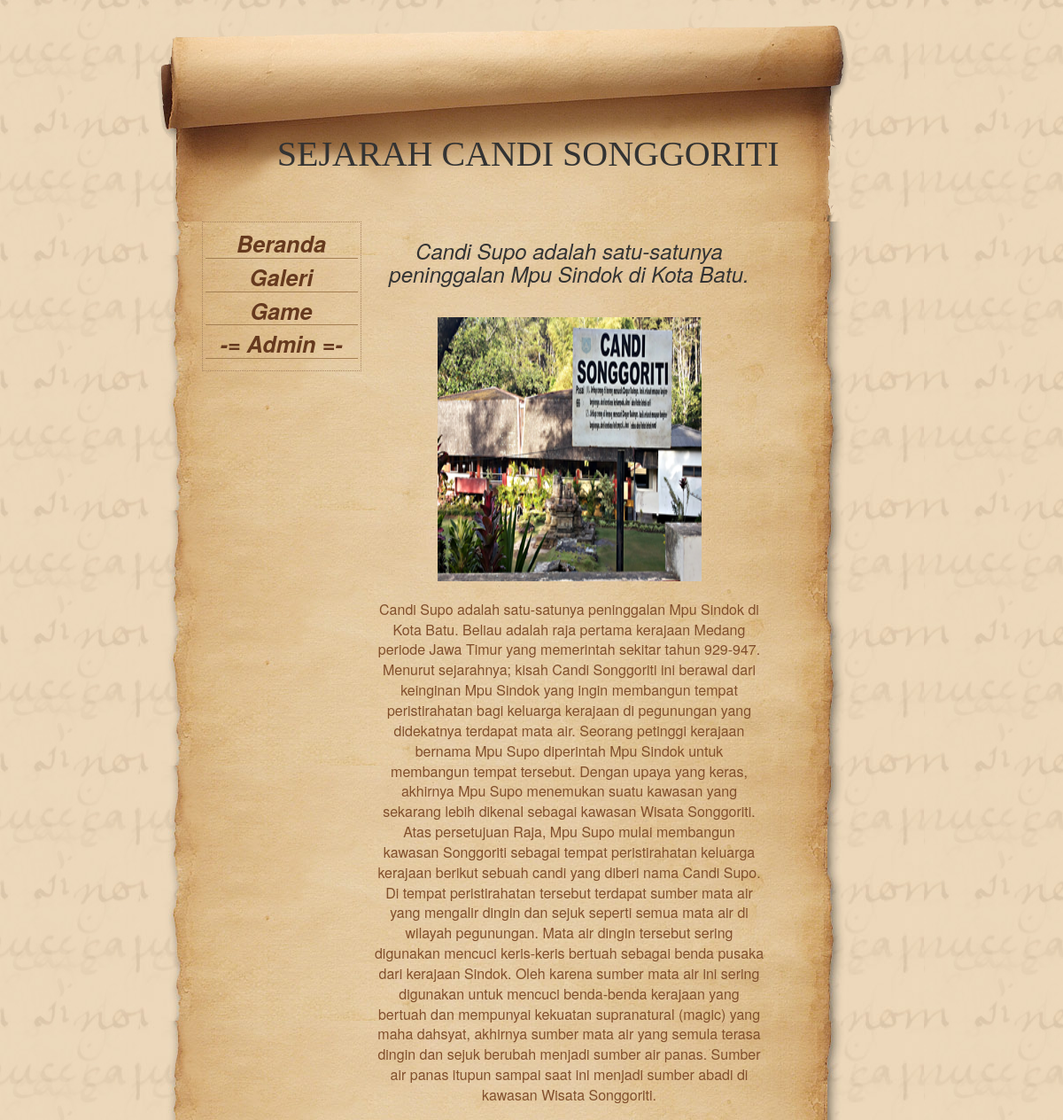
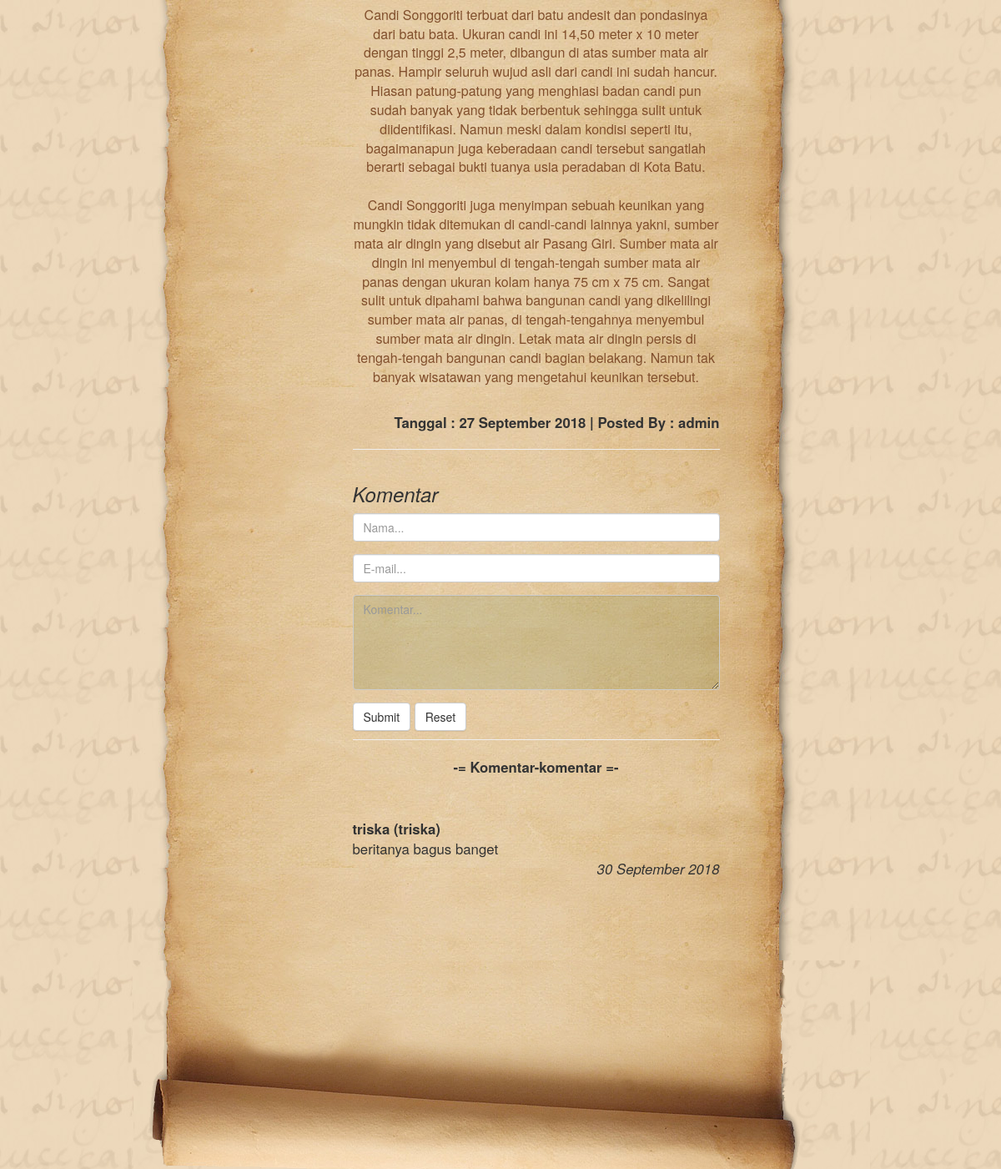
The page /home/detail/1 on the database as committed earlier (2 pictures, top to bottom).
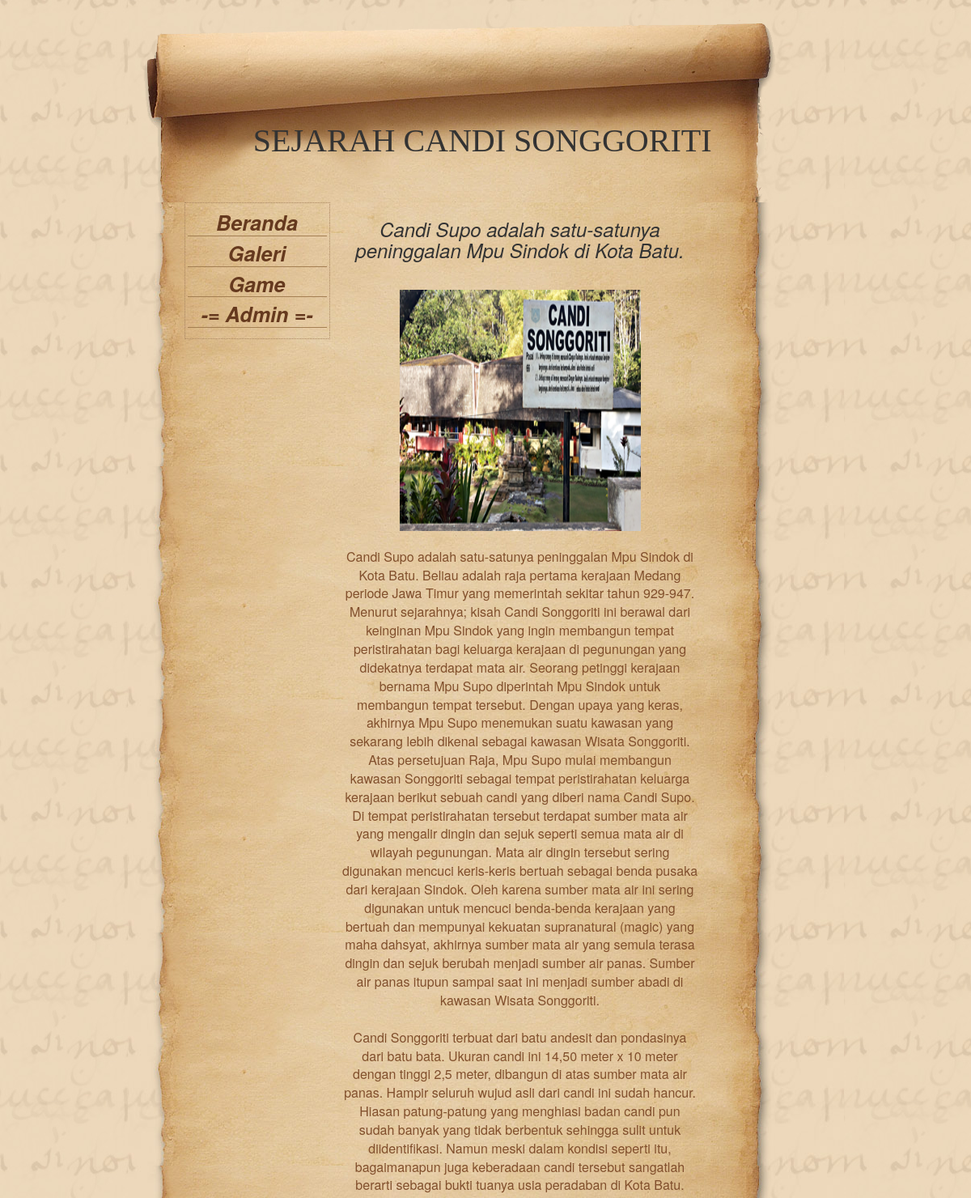
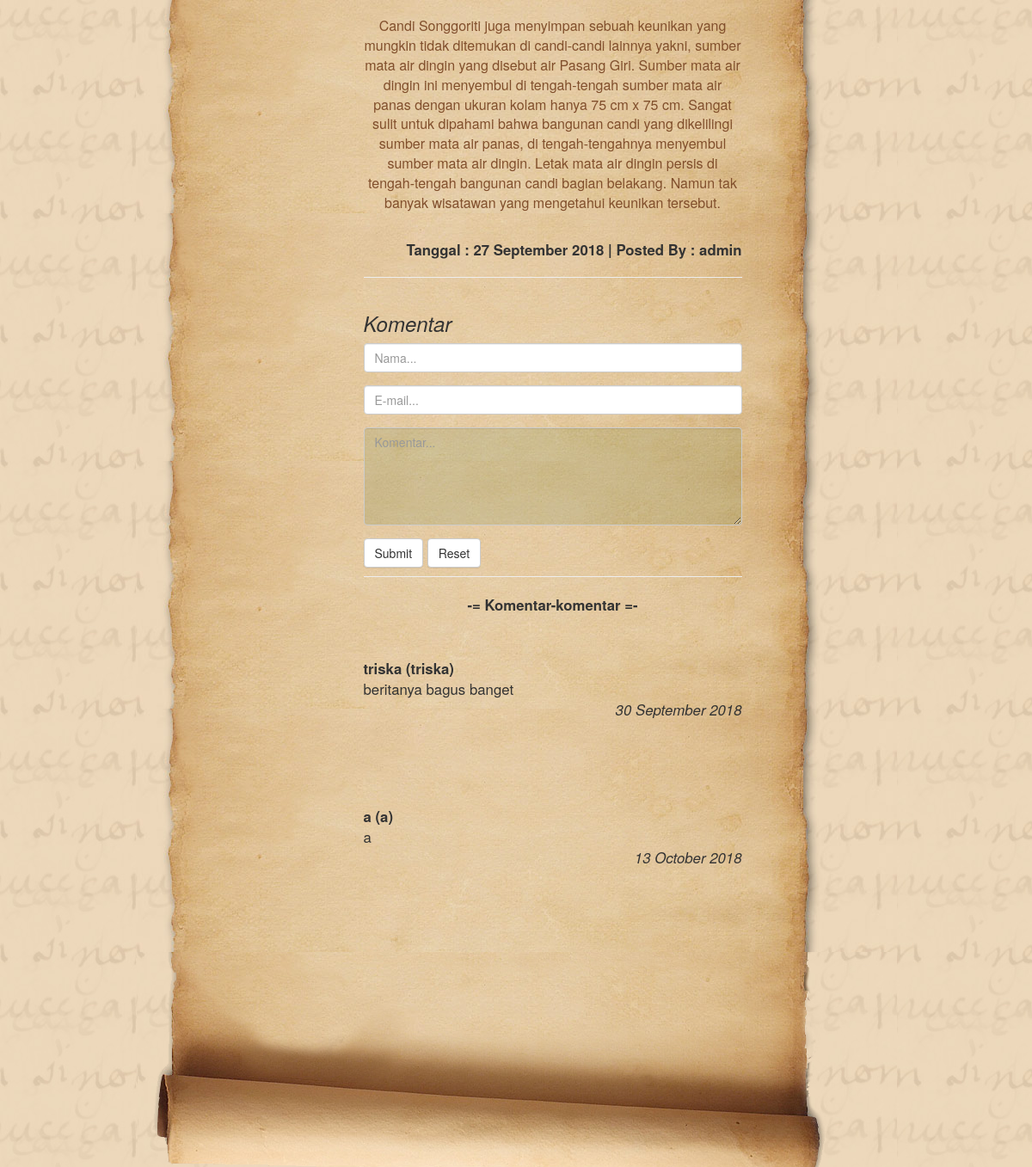
The same page on the database as committed later (2 pictures, top to bottom).
### tables this page shows
CREATE TABLE `comment` (
  `id_comment` int(11) NOT NULL,
  `id_news` int(11) NOT NULL,
  `name` varchar(20) NOT NULL,
  `email` varchar(30) NOT NULL,
  `comment` varchar(400) NOT NULL,
  `date` date NOT NULL,
  `status` varchar(10) NOT NULL
);

### application/controllers/Home.php (called while the page is built, shortened)
<?php
class Home extends CI_Controller
{
    public function detail($id)
    {
        $data = [
            'data' =>  $this->News_model->where($id),
            'datakom' => $this->Comment_model->where_news($id)
        ];
        $this->load->view('detail', $data);
    }
}
?>

### index.php (called while the page is built, shortened)
<?php
require_once BASEPATH.'core/CodeIgniter.php';

### application/models/News_model.php (called while the page is built, shortened)
<?php
class News_model extends CI_Model
{
    public function where($id)
    { return $this->db->get_where('news', ['id_news'=>$id])->row(); }
}
?>

### application/models/Comment_model.php (called while the page is built, shortened)
<?php
class Comment_model extends CI_Model
{
    public function where_news($id)
    { return $this->db->get_where('comment', ['id_news'=>$id, 'status'=>'BUKAN SPAM'])->result(); }
}
?>

### application/views/detail.php (the view, shortened to what this page needs)
<?php include('header.php') ?>
    <div id="content">
        <h3><?php echo $data->title ?></h3><br>
        <img src="<?php echo base_url('assets/foto/'.$data->photo)?>" style="height:300px;width:300px" class="img-polaroid">
        <br/>
        <p><?php echo $data->about ?></p>
        <div class="pull-right">
            <strong>Tanggal : <?php echo date("d F Y", strtotime($data->date)) ?> | Posted By : <?php echo $data->author ?></strong>
        </div>
        <br>
        <hr>
        <h3 class="pull-left">Komentar</h3>
        <form action="<?php echo site_url('comment/create') ?>" method="post">
            <div class="form-group">
                <input type="text" name="name" class="form-control" placeholder="Nama..." required>
            </div>
            <div class="form-group">
                <input type="text" name="email" class="form-control" placeholder="E-mail..." required>
            </div>
            <div class="form-group">
                <textarea name="comment" rows="5" class="form-control" placeholder="Komentar..." required></textarea>
            </div>
            <div class="pull-left">
                <button type="submit" name="submit" class="btn btn-default">Submit</button>
                <button type="reset" name="submit" class="btn btn-default">Reset</button>
            </div>
        </form>
        <br><hr>
        <b>-= Komentar-komentar =-</b>
        <?php foreach($datakom as $k) { ?>
            <p>
                <div class="text-left"><b><?php echo $k->name ?> (<?php echo $k->name ?>)</b></div>
                <div class="text-justify"><?php echo $k->comment ?></div>
                <div class="text-right"><i><?php echo date("d F Y", strtotime($k->date)) ?></i></div>
            </p>
        <?php } ?>
    </div>
    <br>
    <br>
    <div id="footer"></div>
</div>
</body>
</center>
</html>

Rows that differ between the two databases and show on the page:
added comment: name "a", comment "a", date "13 October 2018"
